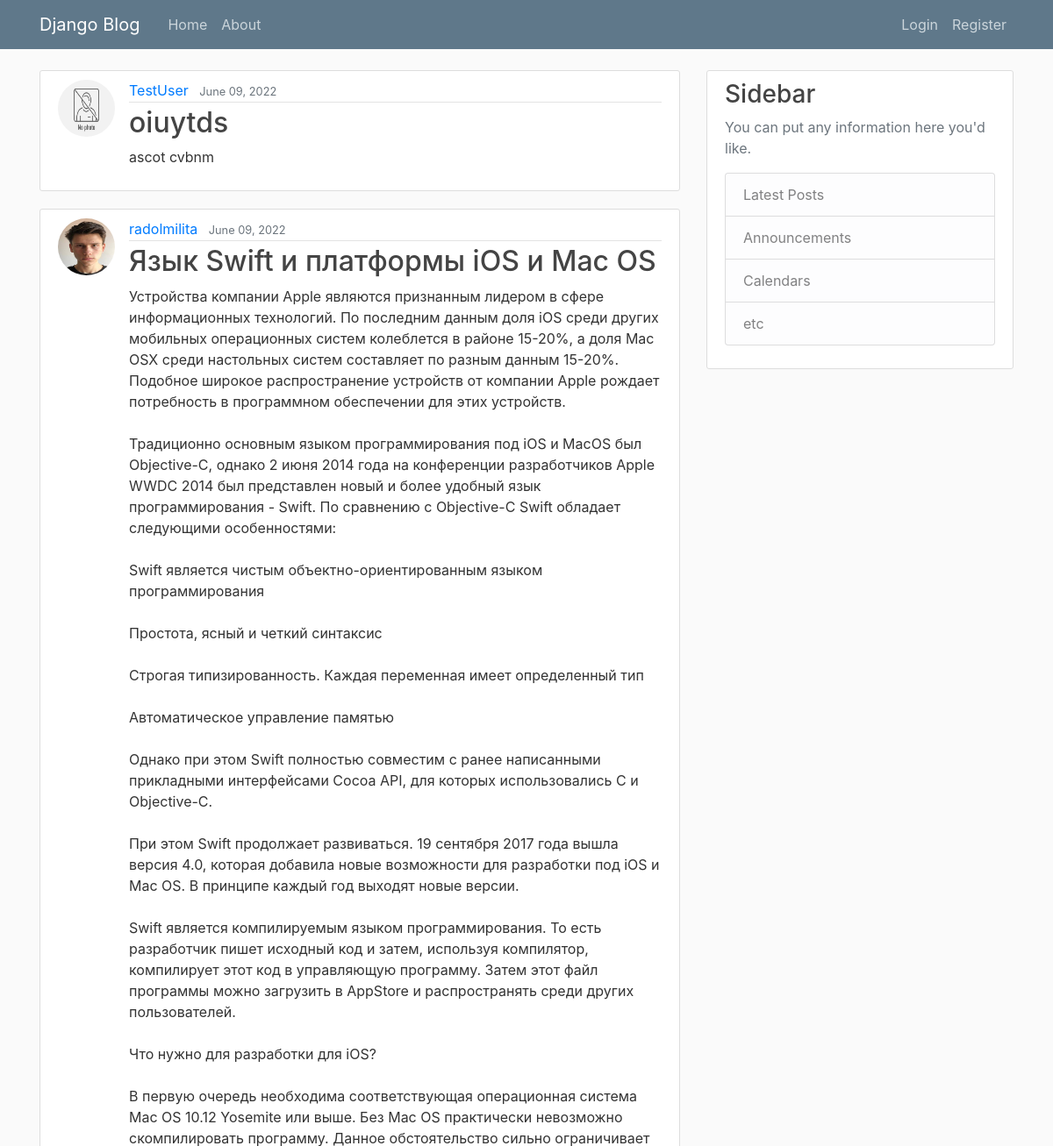
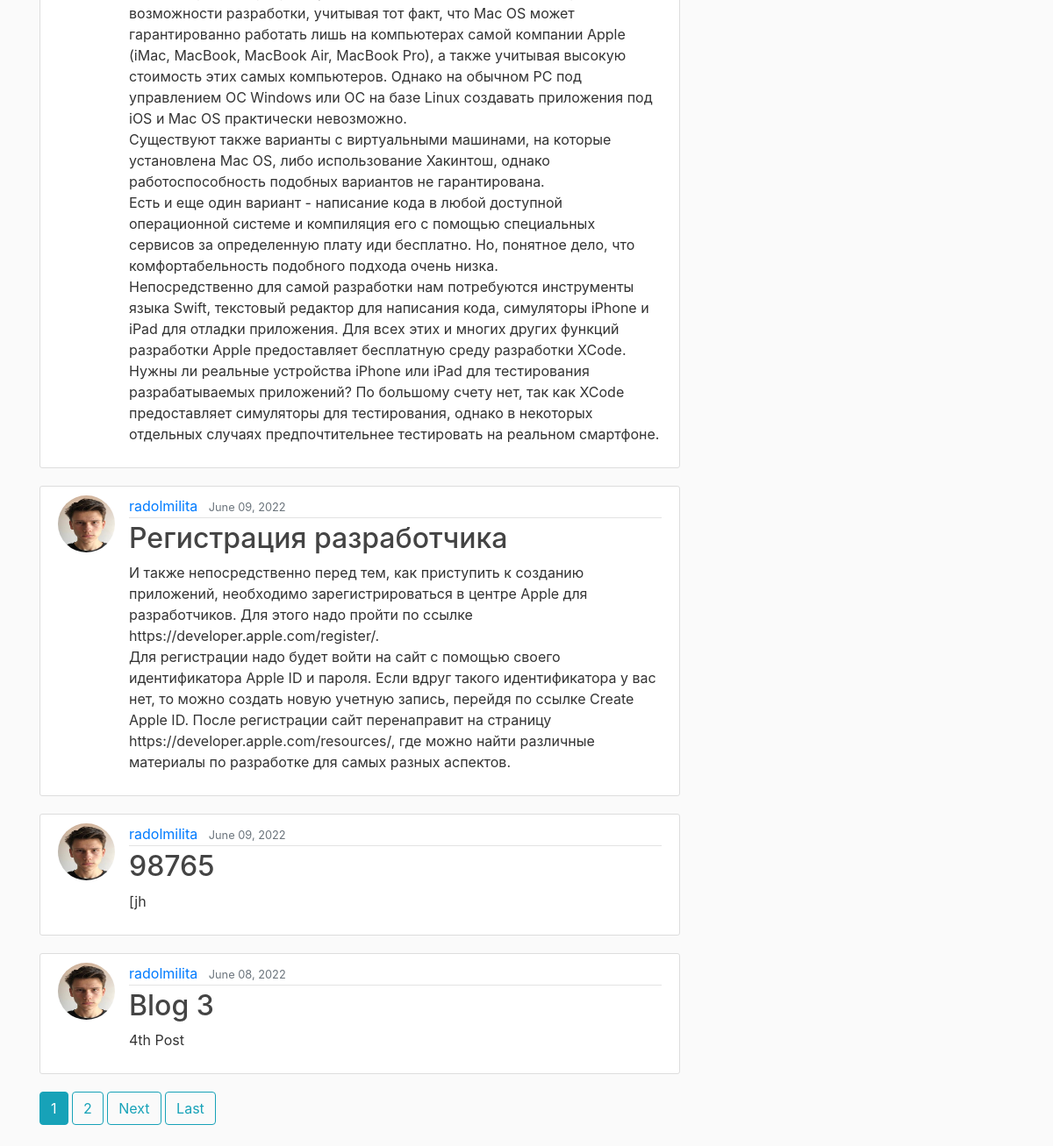
The page / on the database its author committed (2 pictures, top to bottom).
### blog/models.py (models this page shows, shortened)
class Post(models.Model):
    title = models.CharField(max_length=100)
    content = models.TextField()
    date_posted = models.DateTimeField(default=timezone.now)
    author = models.ForeignKey(User, on_delete=models.CASCADE)

### users/models.py (models this page shows, shortened)
class Profile(models.Model):
    user = models.OneToOneField(User, on_delete=models.CASCADE)
    image = models.ImageField(default='default.jpg', upload_to='profile_pics')

### blog/views.py (the view)
# urls.py: path('', PostListView.as_view(), name='blog-home'),
class PostListView(ListView):
    model = Post
    template_name = 'blog/home.html'  # <app>/<model>_<viewtype>.html
    context_object_name = 'posts'
    ordering = ['-date_posted']
    paginate_by = 5

### blog/templates/blog/home.html (shortened to what this page needs)
{% extends "blog/base.html" %}
{% block content %}
    {% for post in posts %}
        <article class="media content-section">
          <img class="rounded-circle article-img" src="{{ post.author.profile.image.url }}">
          <div class="media-body">
            <div class="article-metadata">
              <a class="mr-2" href="{% url 'user-posts' post.author.username %}">{{ post.author }}</a>
              <small class="text-muted">{{ post.date_posted|date:"F d, Y" }}</small>
            </div>
            <h2><a class="article-title" href="{% url 'post-detail' post.id %}">{{ post.title }}</a></h2>
            <p class="article-content">{{ post.content }}</p>
          </div>
        </article>
    {% endfor %}
    {% if is_paginated %}
      {% for num in page_obj.paginator.page_range %}
        {% if page_obj.number == num %}
          <a class="btn btn-info mb-4" href="?page={{ num }}">{{ num }}</a>
        {% elif num > page_obj.number|add:'-3' and num < page_obj.number|add:'3' %}
          <a class="btn btn-outline-info mb-4" href="?page={{ num }}">{{ num }}</a>
        {% endif %}
      {% endfor %}
      {% if page_obj.has_next %}
        <a class="btn btn-outline-info mb-4" href="?page={{ page_obj.next_page_number }}">Next</a>
        <a class="btn btn-outline-info mb-4" href="?page={{ page_obj.paginator.num_pages }}">Last</a>
      {% endif %}
    {% endif %}
{% endblock content %}

### blog/templates/blog/base.html (shortened to what this page needs)
{% load static %}
<!DOCTYPE html>
<html>
<head>
    <link rel="stylesheet" href="https://maxcdn.bootstrapcdn.com/bootstrap/4.0.0/css/bootstrap.min.css">
    <link rel="stylesheet" type="text/css" href="{% static 'blog/main.css' %}">
</head>
<body>
    <header class="site-header">
      <nav class="navbar navbar-expand-md navbar-dark bg-steel fixed-top">
        <div class="container">
          <a class="navbar-brand mr-4" href="{% url 'blog-home' %}">Django Blog</a>
          <div class="collapse navbar-collapse" id="navbarToggle">
            <div class="navbar-nav mr-auto">
              <a class="nav-item nav-link" href="{% url 'blog-home' %}">Home</a>
              <a class="nav-item nav-link" href="{% url 'blog-about' %}">About</a>
            </div>
            <div class="navbar-nav">
              {% if user.is_authenticated %}
                <a class="nav-item nav-link" href="{% url 'post-create' %}">New Post</a>
                <a class="nav-item nav-link" href="{% url 'profile' %}">Profile</a>
                <a class="nav-item nav-link" href="{% url 'logout' %}">Logout</a>
              {% else %}
                <a class="nav-item nav-link" href="{% url 'login' %}">Login</a>
                <a class="nav-item nav-link" href="{% url 'register' %}">Register</a>
              {% endif %}
            </div>
          </div>
        </div>
      </nav>
    </header>
    <main role="main" class="container">
      <div class="row">
        <div class="col-md-8">
          {% block content %}{% endblock %}
        </div>
        <div class="col-md-4">
          <div class="content-section">
            <h3>Sidebar</h3>
            <p class='text-muted'>You can put any information here you'd like.
              <ul class="list-group">
                <li class="list-group-item list-group-item-light">Latest Posts</li>
                <li class="list-group-item list-group-item-light">Announcements</li>
                <li class="list-group-item list-group-item-light">Calendars</li>
                <li class="list-group-item list-group-item-light">etc</li>
              </ul>
            </p>
          </div>
        </div>
      </div>
    </main>
</body>
</html>

### blog/static/blog/main.css (style rules this page uses)
body { background: #fafafa; color: #333333; margin-top: 5rem; }
h1, h2, h3, h4, h5, h6 { color: #444444; }
ul { margin: 0; }
.bg-steel { background-color: #5f788a; }
.site-header .navbar-nav .nav-link { color: #cbd5db; }
.content-section { background: #ffffff; padding: 10px 20px; border: 1px solid #dddddd; border-radius: 3px; margin-bottom: 20px; }
.article-title { color: #444444; }
.article-content { white-space: pre-line; }
.article-img { height: 65px; width: 65px; margin-right: 16px; }
.article-metadata { padding-bottom: 1px; margin-bottom: 4px; border-bottom: 1px solid #e3e3e3 }

### rows shown on the page
Post: author.profile.image (placeholder picture), author "TestUser", date_posted "June 09, 2022", title "oiuytds", content "ascot cvbnm"
Post: author.profile.image (picture), author "radolmilita", date_posted "June 09, 2022", title "Язык Swift и платформы iOS и Mac OS", content "Устройства компании Apple являются признанным лидером в сфере информационных технологий. По последним данным доля iOS среди других мобильных операционных систем колеблется в районе 15-20%, а доля Mac OSX среди настольных систем составляет по разным данным 15-20%. Подобное широкое распространение устройств от компании Apple рождает потребность в программном обеспечении для этих устройств. Традиционно основным языком программирования под iOS и MacOS был Objective-C, однако 2 июня 2014 года на конференции разработчиков Apple WWDC 2014 был представлен новый и более удобный язык программирования - Swift. По сравнению с Objective-C Swift обладает следующими особенностями: Swift является чистым…"
Post: author.profile.image (picture), author "radolmilita", date_posted "June 09, 2022", title "Регистрация разработчика", content "И также непосредственно перед тем, как приступить к созданию приложений, необходимо зарегистрироваться в центре Apple для разработчиков. Для этого надо пройти по ссылке https://developer.apple.com/register/. Для регистрации надо будет войти на сайт с помощью своего идентификатора Apple ID и пароля. Если вдруг такого идентификатора у вас нет, то можно создать новую учетную запись, перейдя по ссылке Create Apple ID. После регистрации сайт перенаправит на страницу https://developer.apple.com/resources/, где можно найти различные материалы по разработке для самых разных аспектов."
Post: author.profile.image (picture), author "radolmilita", date_posted "June 09, 2022", title "98765", content "[jh"
Post: author.profile.image (picture), author "radolmilita", date_posted "June 08, 2022", title "Blog 3", content "4th Post"

### other values the page prints
{{ num }} "1"
{{ num }} "2"
